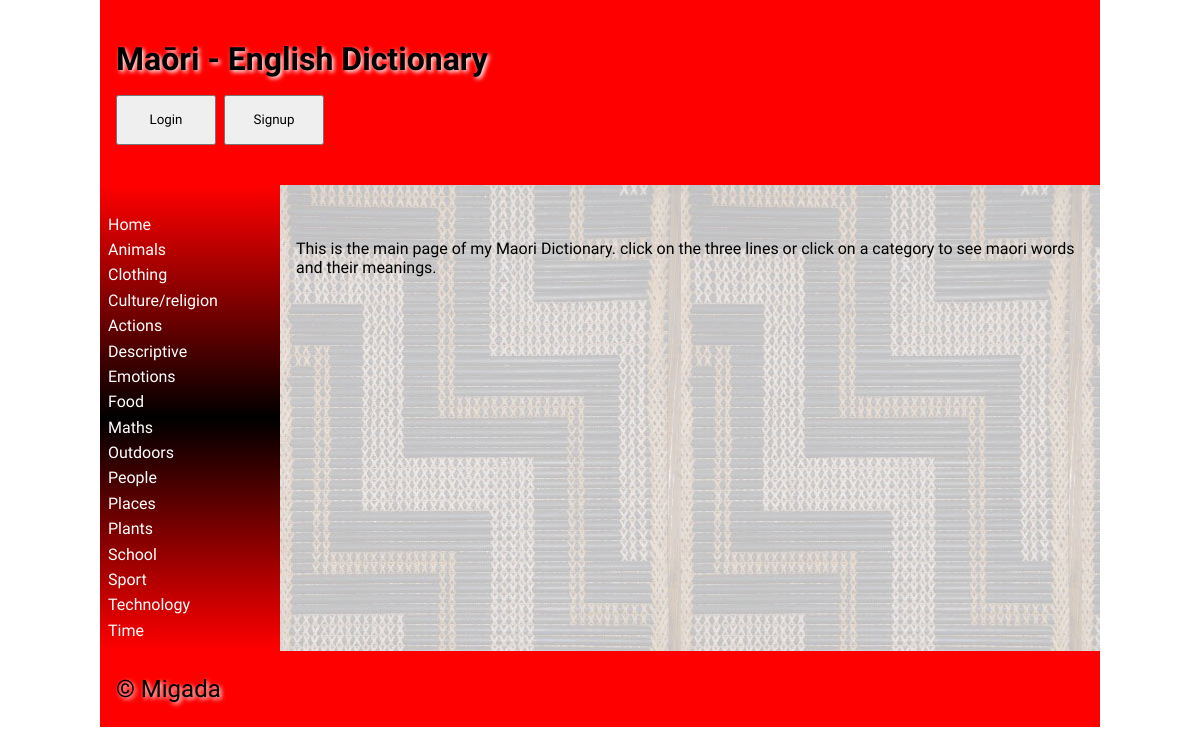
The page / on the database its author committed.
### tables this page shows
CREATE TABLE "category"
(
	categoryid INTEGER
		constraint category_pk
			primary key autoincrement,
	category varchar(30)
);

### app.py (the view)
@app.route('/') # Homepage
def render_home():
    message = request.args.get("message") # Gets the homepage message
    if is_logged_in(): # Tells me in the terminal that a user is logged in.
        print("logged in")
    return return_page('home.html', message=message, logged_in=is_logged_in()) # Displays the homepage and sends message to HTML.

### app.py (called while the page is built)
def create_connection(db_file): # This function is used to make a connection with the database.
    try:                        #It is used when ever I do a query.
        connection = sqlite3.connect(db_file)
        return connection
    except Error as e:
        print(e)

def return_page(page, **extras): # This function does the rendering of the webpages. It allows me to pass through all of the cateogory information to all the pages.
    con = create_connection("maori_dictionary.db") # Makes connection and executes query to get category information.
    query = "SELECT categoryid, category  FROM category"
    cur = con.cursor()
    cur.execute(query)
    categorylist = dict(cur.fetchall())
    print(categorylist)
    con.close
    return render_template(page, categories=categorylist, **extras) # Renders all the webpages and sends category information.

def is_logged_in(): # Checks if and user is logged in.
    if session.get("email") is None:
        print("not logged in")
        return False
    else:
        print("logged in")
        return True

### templates/home.html (shortened to what this page needs)
{% extends 'base.html' %}
{% block heading %}<p align="centre">Maōri - English Dictionary</p>
    {% if logged_in is true %}
   <p align="centre">
        <button id="delete button" onclick="if(window.confirm('Are you sure you want to logout ?')) {window.location.href = '/logout'}" style="height: 50px; width: 100px">Logout</button>
        <button onclick="window.location.href = '/add_category'" style="height: 50px; width: 100px">Add Category</button>
        <button onclick="window.location.href = '/addword'"style="height: 50px; width: 100px">Add Word</button>
    </p>
{% else %}
    <p align="centre">
        <button onclick="window.location.href = '/login'"  style="height: 50px; width: 100px">Login</button>
        <button onclick="window.location.href = '/signup'" style="height: 50px; width: 100px">Signup</button>
    </p>
{% endif %}
{% endblock %}
{% block main %}
<br>
<br>
This is the main page of my Maori Dictionary. click on the three lines or click on a category to see maori words and their meanings.
<p>
{% endblock %}

### templates/base.html (shortened to what this page needs)
<!doctype html>
<html lang="en">
<head>
	<link href="{{ url_for('static', filename='css/style.css') }}" rel="stylesheet">
</head>
<body>
	<div id="container">
		<header>
			<h1>{% block heading %}{% endblock %}</h1>
		</header>
		<nav>
			<ul>
                <li><a href="\">Home</a></li>
                {% for id, category in categories.items() %}
                    <li><a href="/categorypage?category={{ id }}">{{ category|title }}</a></li>
                {% endfor %}
			</ul>
		</nav>
		<main>
            {% block main%}{% endblock %}
        </main>
		<footer>
			<p>
				&copy; Migada
			</p>
		</footer>
	</div>
</body>
</html>

### static/css/style.css (style rules this page uses)
* { font-family: Comfortaa, sans-serif; margin: 0; padding: 0; box-sizing: border-box; }
#container { display: grid; grid-template-columns: 75px auto; grid-template-areas: 'nav header' 'main main' 'footer footer'; }
header { grid-area: header; background-color: #f00; padding: 1rem; }
nav { grid-area: nav; }
main { grid-area: main; padding: 1rem; background-color: #edd; }
h1, h2, h3, h4 { padding: 1rem 0; font-family: 'Suez One', serif; color: #000; text-shadow: 2px 2px 4px #fff; }
p { padding: 0.5rem 0; }
a { color: #222; }
footer { grid-area: footer; padding: 1rem; background-color: #f00; }
footer p { color: #000; text-shadow: 2px 2px 4px #fff; font-size: 1.5rem; }
@media only screen and (min-width: 768px) { #container { grid-template-columns: 180px auto; grid-template-areas: 'header header' 'nav main' 'footer footer'; } }
@media only screen and (min-width: 768px) { nav { background: linear-gradient(180deg, rgba(255,0,0,1) 0%, rgba(0, 0, 0, 1) 50%, rgba(255,0,0,1) 100%); padding: 0.5rem; } }
@media only screen and (min-width: 768px) { nav ul { list-style: none; } }
@media only screen and (min-width: 768px) { nav li { padding: 0.2rem 0; } }
@media only screen and (min-width: 768px) { nav a { color: #fff; text-decoration: none; } }
@media only screen and (min-width: 768px) { main { background-image: url('/poutama.png'); } }
@media only screen and (min-width: 1000px) { #container { width: 1000px; margin: auto; } }

### rows shown on the page
category: category "Animals"
category: category "Clothing"
category: category "Culture/religion"
category: category "Actions"
category: category "Descriptive"
category: category "Emotions"
category: category "Food"
category: category "Maths"
category: category "Outdoors"
category: category "People"
category: category "Places"
category: category "Plants"
category: category "School"
category: category "Sport"
category: category "Technology"
category: category "Time"
